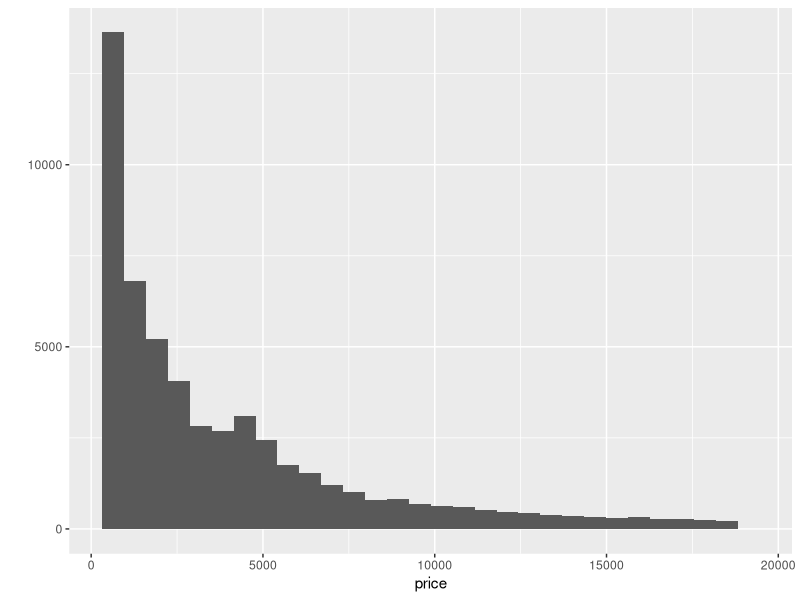
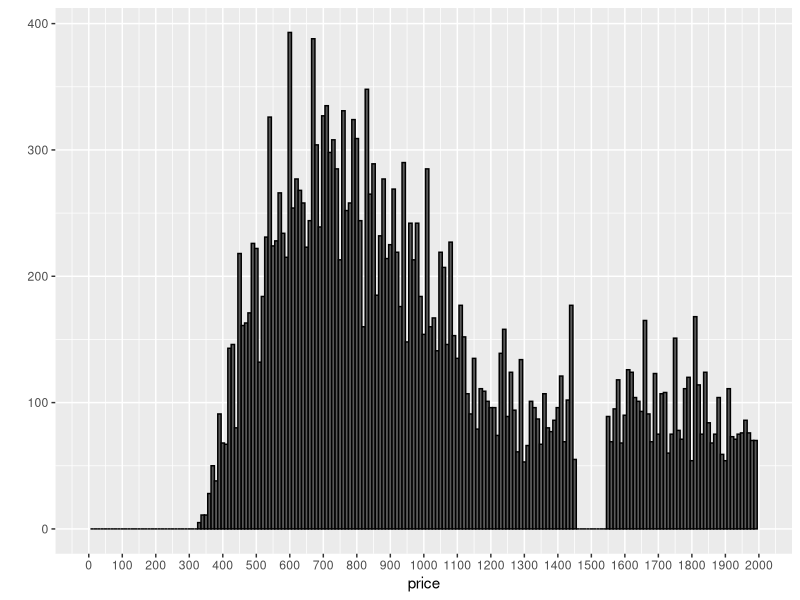
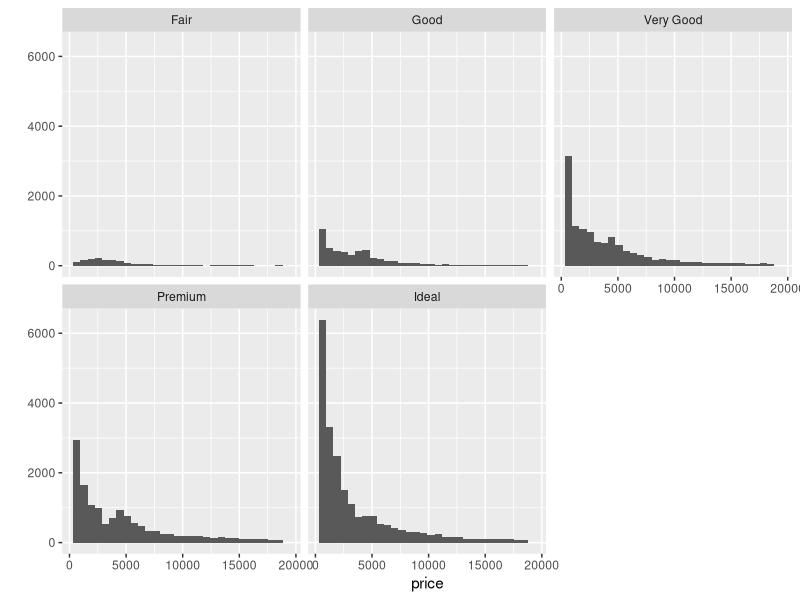
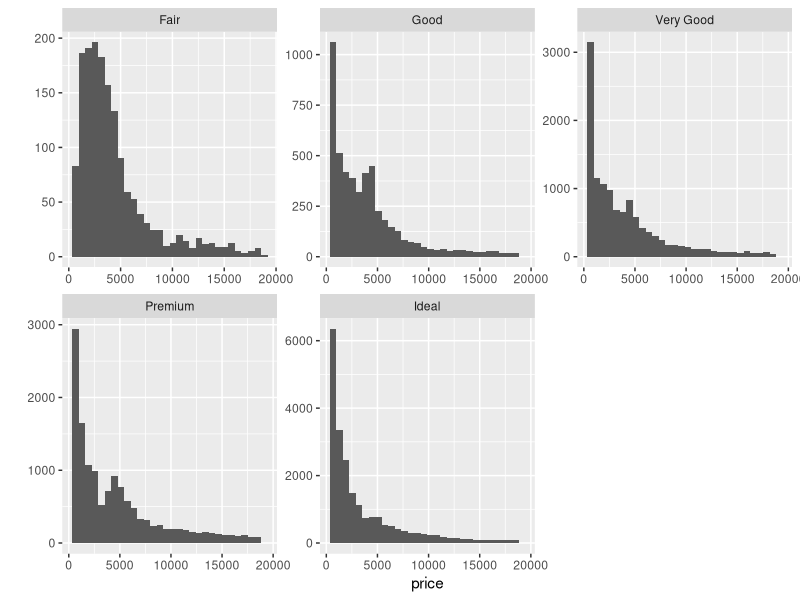
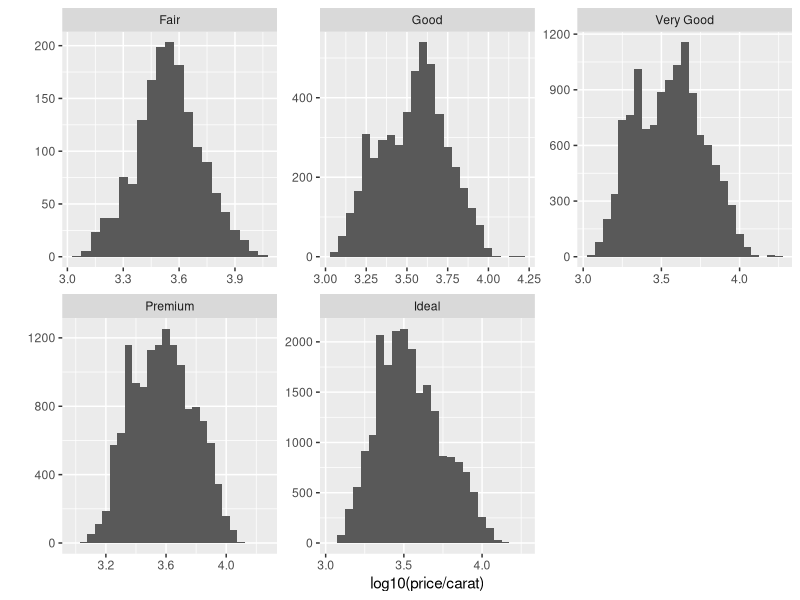
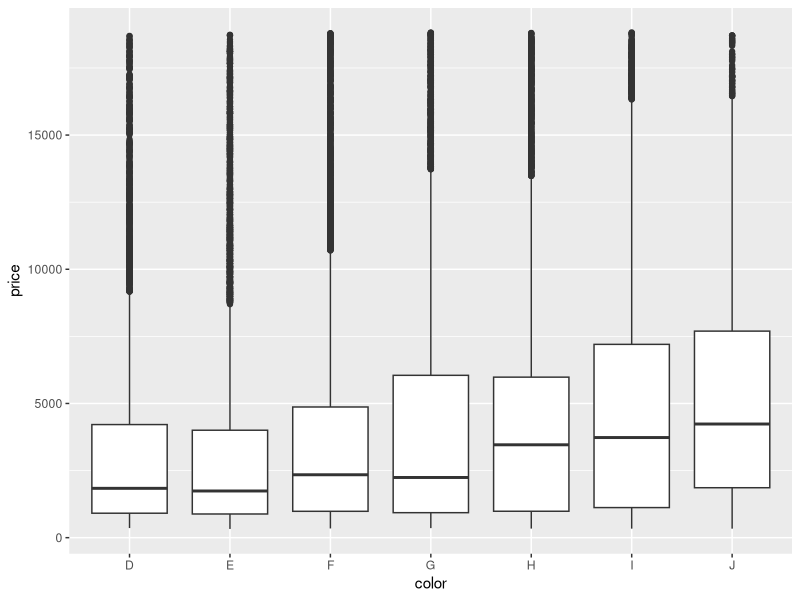
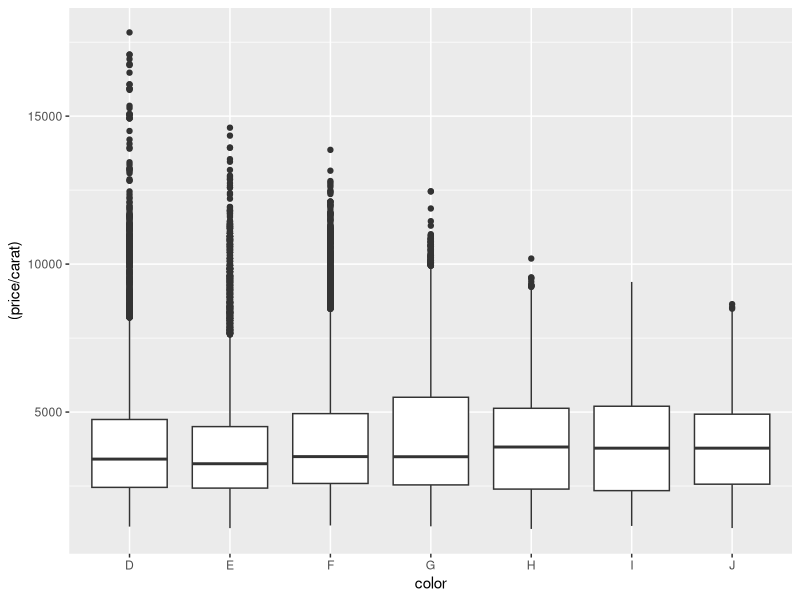
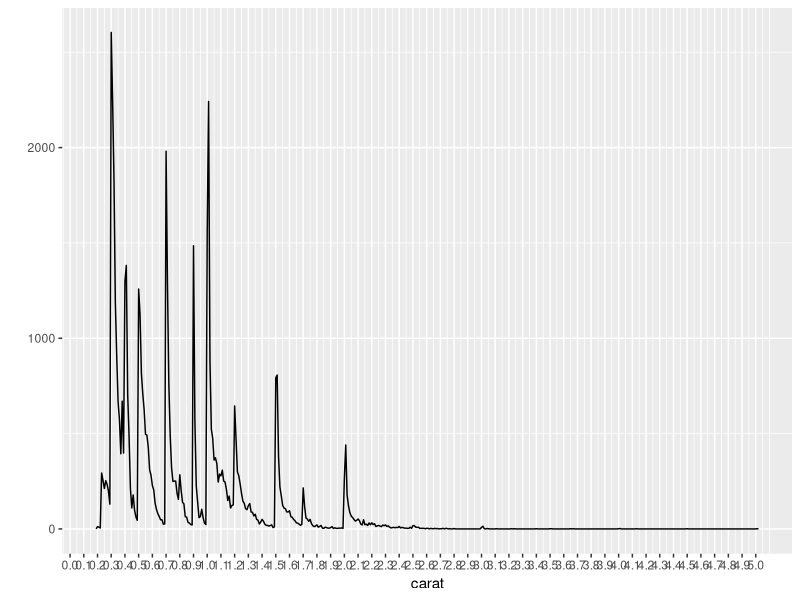

R code for these plots, in order:
## ---- chunk 1
library(ggplot2)
data(diamonds)
summary(diamonds)
## ---- chunk 2
qplot(data = diamonds, x = price)
## ---- chunk 3
p <- diamonds['price']
sum (p < 250)
sum (p < 500)
sum (p >= 15000)
## ---- chunk 4
qplot(data = diamonds, x = price, binwidth = 10, color = I('black')) +
  scale_x_continuous(lim=c(0,2000), breaks=seq(0,2000,100))
## ---- chunk 5
qplot(data = diamonds, x = price) +
  facet_wrap (~cut)
## ---- chunk 6
by(diamonds$price, diamonds$cut, summary)
## ---- chunk 7
qplot(x = price, data = diamonds) + facet_wrap(~cut, scales = "free")
## ---- chunk 8
qplot(x = log10(price/carat), data = diamonds, binwidth = .05) + 
  facet_wrap(~cut, scales = "free")
## ---- chunk 9
qplot(data = diamonds, geom = "boxplot", x = color, y = price)
by(diamonds$price, diamonds$color, summary)
## ---- chunk 10
IQR(subset(diamonds, color == 'J')$price)
## ---- chunk 11
qplot(data = diamonds, geom = "boxplot", x = color, y = (price/carat))
## ---- chunk 12
qplot(data = diamonds, geom='freqpoly', x=carat, binwidth=.01) +
  scale_x_continuous(breaks = seq(0,5, .1))
